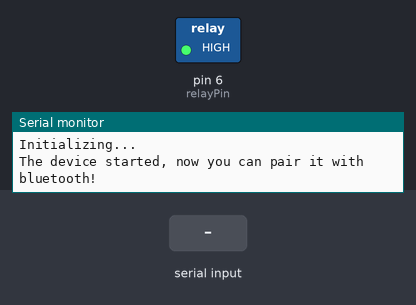
The sketch below on a simulated Arduino Uno, built with avr-gcc and run on an emulated ATmega328P. Shown: switched loads named in the sketch (green lamp = pin HIGH), the last lines printed to the serial monitor. The inputs (shaded band) are chosen by the test bench.

Above: at 1.2 s.
1.3 s: "on\n" received over the second serial link
At 2.5 s:
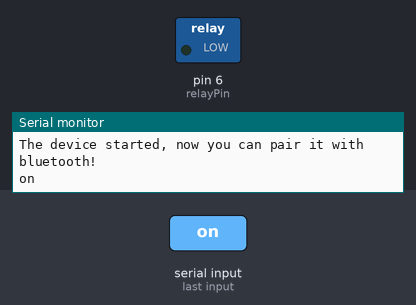
2.8 s: "off\n" received over the second serial link
At 3.5 s:
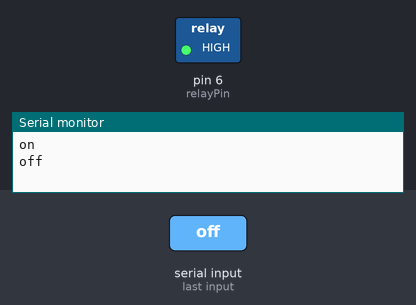
Timing chart, 0 to 5.8 s (numbered marks = the images above; inputs shaded):
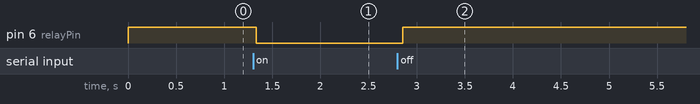

The sketch:

BLUETOOTH.ino
```cpp
#include <SoftwareSerial.h>

// GPIO where relay is connected to
const int relayPin =  6;

// Handle received messages
String message = "";

// Create software serial object to communicate with HC-05
SoftwareSerial mySerial(3, 2); //HC-05 Tx & Rx is connected to Arduino #3 & #2

void setup() {
  // Begin serial communication with Arduino and Arduino IDE (Serial Monitor)
  Serial.begin(9600);

  // Initialize relayPin as an output
  pinMode(relayPin, OUTPUT);
  digitalWrite(relayPin, HIGH);

  //Begin serial communication with Arduino and HC-05
  mySerial.begin(9600);

  Serial.println("Initializing...");
  Serial.println("The device started, now you can pair it with bluetooth!");
}

void loop() {
  if (mySerial.available()){
    char incomingChar = mySerial.read();
    if (incomingChar != '\n'){
      message += String(incomingChar);
    }
    else{
      message = "";
    }
    Serial.write(incomingChar);
  }
  // Check received message and control output accordingly
  if (message == "on"){
    digitalWrite(relayPin, LOW);
  }
  else if (message == "off"){
    digitalWrite(relayPin, HIGH);
  }
  delay(20);
}
```

Measured:
- after the input at 1.3 s, pin 6 (relayPin): HIGH → LOW at once
- after the input at 2.8 s, pin 6 (relayPin): LOW → HIGH after 0.05 s
